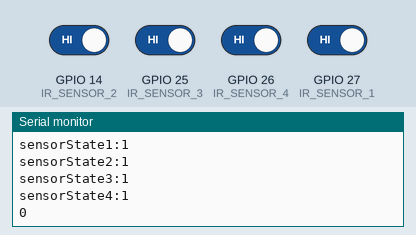
This sketch was run on a simulated ESP32. On the bench: the last lines printed to the serial monitor. The inputs (shaded band) are chosen by the test bench; at power-on: GPIO 14 (IR_SENSOR_2), GPIO 25 (IR_SENSOR_3), GPIO 26 (IR_SENSOR_4), GPIO 27 (IR_SENSOR_1) HIGH. WiFi joins after 1.5 s; servers stay silent unless stated.

Above: at 3.0 s.
3.1 s: GPIO 14 (IR_SENSOR_2) driven LOW
At 4.5 s:
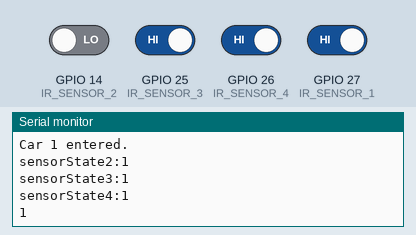
5.3 s: GPIO 14 (IR_SENSOR_2) driven HIGH
7.3 s: GPIO 25 (IR_SENSOR_3) driven LOW
8.8 s: GPIO 26 (IR_SENSOR_4) driven LOW
At 9.6 s:
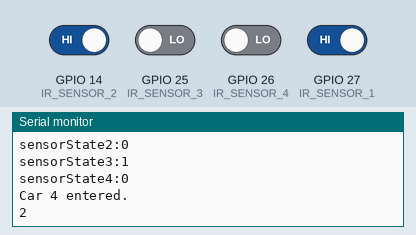
10.3 s: GPIO 27 (IR_SENSOR_1) driven LOW
At 11.6 s:
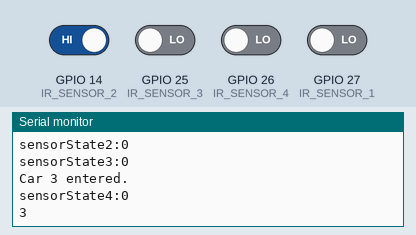
11.8 s: GPIO 14 (IR_SENSOR_2) driven LOW
At 12.6 s:
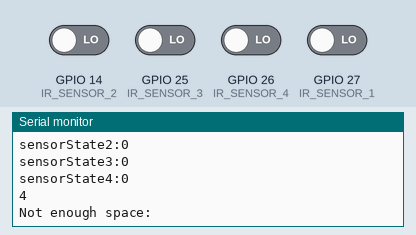
Timing chart, 0 to 14.8 s (numbered marks = the images above; inputs shaded):
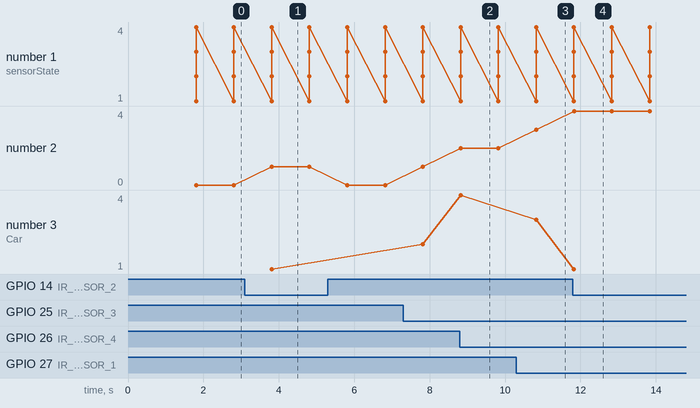

Measured:
- after the input at 3.1 s, the serial monitor: prints a new line after 0.71 s (image 1)
- after the input at 8.8 s, the serial monitor: prints a new line at once (image 2)
- after the input at 10.3 s, the serial monitor: prints a new line after 0.53 s (image 3)
- after the input at 11.8 s, the serial monitor: prints a new line at once (image 4)

The sketch:

car_parking.ino
```cpp
#define BLYNK_TEMPLATE_ID "TMPL67p-lWyRB"
#define BLYNK_TEMPLATE_NAME "IR TRANSDUCER BASED CAR PARKING SYSTEM"
#define BLYNK_AUTH_TOKEN "_RuQoUGMFEvUcBOhDEPvXecaa60i8aTY"
#define BLYNK_PRINT Serial
#include <WiFi.h>
#include <BlynkSimpleEsp32.h>
#include <WiFiClient.h>

#define IR_SENSOR_1 27
#define IR_SENSOR_2 14
#define IR_SENSOR_3 25
#define IR_SENSOR_4 26

char auth[] = "BLYNK_AUTH_TOKEN";
char ssid[] = "DONT KNOW";
char pass[] = "W@leed2021";
// Car 1 variables
unsigned long startTime1 = 0;
bool carPresent1 = false;
float charges1 = 0.0;
// Car 2 variables
unsigned long startTime2 = 0;
bool carPresent2 = false;
float charges2 = 0.0;
// Car 3 variables
unsigned long startTime3 = 0;
bool carPresent3 = false;
float charges3 = 0.0;
// Car 4 variables
unsigned long startTime4 = 0;
bool carPresent4 = false;
float charges4 = 0.0;

const float chargeRate = 0.9;
const int maxparkingslot=4;
int parkedcars=0;

void setup() {
  Serial.begin(115200);
  Blynk.begin(BLYNK_AUTH_TOKEN, ssid, pass);
  pinMode(IR_SENSOR_1, INPUT);
  pinMode(IR_SENSOR_2, INPUT);
  pinMode(IR_SENSOR_3, INPUT);
  pinMode(IR_SENSOR_4, INPUT);
}

void loop() {
   Blynk.run();
  checkCarPresence1();
  checkCarPresence2();
  checkCarPresence3();
  checkCarPresence4();
  Serial.println(parkedcars);
  if (parkedcars>=maxparkingslot){
    Serial.println("Not enough space:");
    Blynk.virtualWrite(V5,"Not enough space:");
  }
  else if(parkedcars<maxparkingslot){
    Blynk.virtualWrite(V5,"Maximum Slot 4");
  }
  delay(1000);
}

void checkCarPresence1() {
  bool sensorState1 = digitalRead(IR_SENSOR_2);
  Serial.print("sensorState1:");
  Serial.println(sensorState1);
  Serial.println();
  if (sensorState1 == LOW && !carPresent1) {
    // Car 1 has entered
    carPresent1 = true;
    startTime1 = millis();
    parkedcars++;
    Serial.println("Car 1 entered.");
  } else if (sensorState1 == HIGH && carPresent1) {
    // Car 1 has left
    carPresent1 = false;
    parkedcars--;
    unsigned long endTime = millis();
    unsigned long parkedTime = (endTime - startTime1) / 1000;
    float parkedMinutes = parkedTime / 60.0;
    charges1 = parkedMinutes * chargeRate;

    Serial.print("Car 1 parked time: ");
    Serial.print(parkedMinutes, 2);
    Serial.print(" minutes, charges: $");
    Serial.println(charges1, 2);
    Blynk.virtualWrite(V1, charges1);
  }
}
void checkCarPresence2() {
  bool sensorState2 = digitalRead(IR_SENSOR_3);
  Serial.print("sensorState2:");
  Serial.println(sensorState2);
  Serial.println();
  if (sensorState2 == LOW && !carPresent2) {
    // Car 2 has entered
    carPresent2 = true;
    startTime2 = millis();
    parkedcars++;
    Serial.println("Car 2 entered.");
  } else if (sensorState2 == HIGH && carPresent2) {
    // Car 2 has left
    carPresent2 = false;
    parkedcars--;
    unsigned long endTime = millis();
    unsigned long parkedTime = (endTime - startTime2) / 1000; // in seconds
    float parkedMinutes = parkedTime / 60.0;
    charges2 = parkedMinutes * chargeRate;

    Serial.print("Car 2 parked time: ");
    Serial.print(parkedMinutes, 2);
    Serial.print(" minutes, charges: $");
    Serial.println(charges2, 2);
    Blynk.virtualWrite(V2, charges2);
  }
}

void checkCarPresence3() {
  bool sensorState3 = digitalRead(IR_SENSOR_1);
  Serial.print("sensorState3:");
  Serial.println(sensorState3);
  Serial.println();
  if (sensorState3 == LOW && !carPresent3) {
    // Car 3 has entered
    carPresent3 = true;
    startTime3 = millis();
    parkedcars++;
    Serial.println("Car 3 entered.");
  } else if (sensorState3 == HIGH && carPresent3) {
    // Car 3 has left
    carPresent3 = false;
    parkedcars--;
    unsigned long endTime = millis();
    unsigned long parkedTime = (endTime - startTime3) / 1000; // in seconds
    float parkedMinutes = parkedTime / 60.0;
    charges3 = parkedMinutes * chargeRate;

    Serial.print("Car 3 parked time: ");
    Serial.print(parkedMinutes, 2);
    Serial.print(" minutes, charges: $");
    Serial.println(charges3, 2);
    Blynk.virtualWrite(V3,charges3);
  }
}

void checkCarPresence4() {
  bool sensorState4 = digitalRead(IR_SENSOR_4);
  Serial.print("sensorState4:");
  Serial.println(sensorState4);
  Serial.println();
  if (sensorState4 == LOW && !carPresent4) {
    // Car 4 has entered
    carPresent4 = true;
    startTime4 = millis();
    parkedcars++;
    Serial.println("Car 4 entered.");
  } else if (sensorState4 == HIGH && carPresent4) {
    // Car 4 has left
    carPresent4 = false;
    parkedcars--;
    unsigned long endTime = millis();
    unsigned long parkedTime = (endTime - startTime4) / 1000; // in seconds
    float parkedMinutes = parkedTime / 60.0;
    charges4 = parkedMinutes * chargeRate;

    Serial.print("Car 4 parked time: ");
    Serial.print(parkedMinutes, 2);
    Serial.print(" minutes, charges: $");
    Serial.println(charges4, 2);
    Blynk.virtualWrite(V4, charges4);
  }}
```
